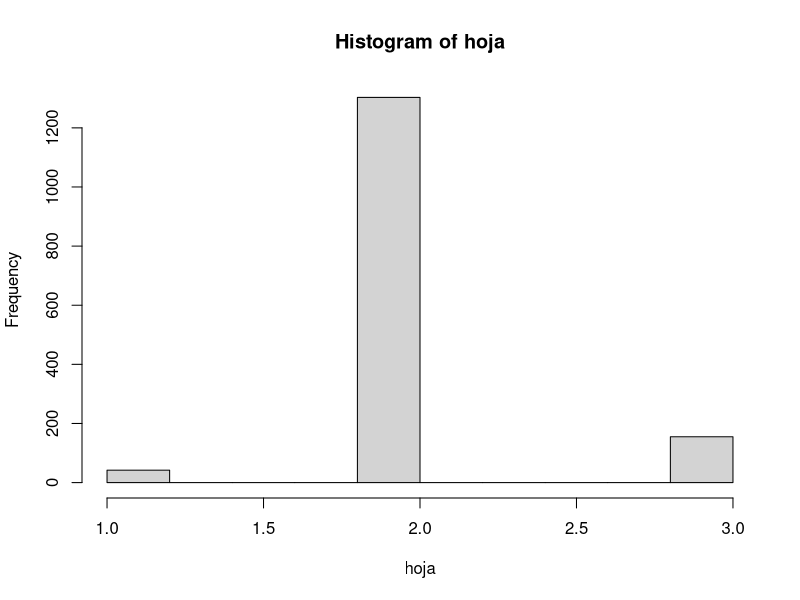
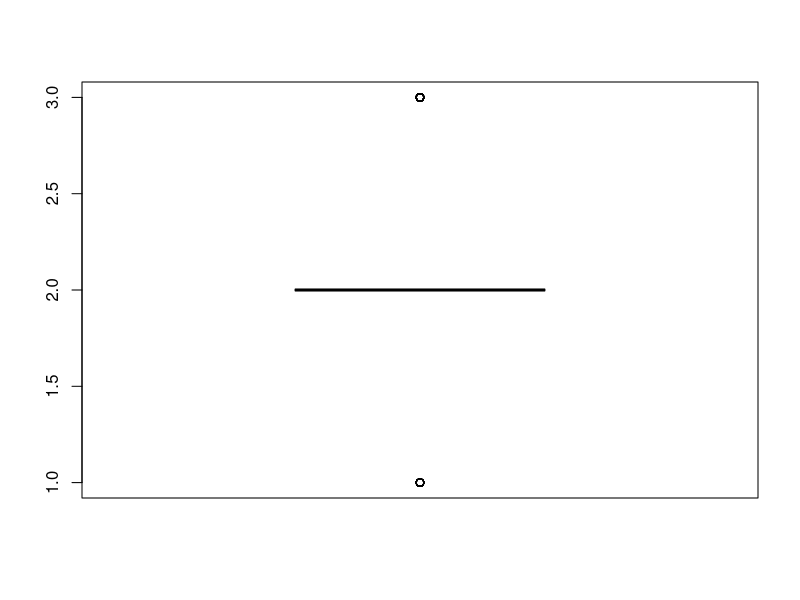
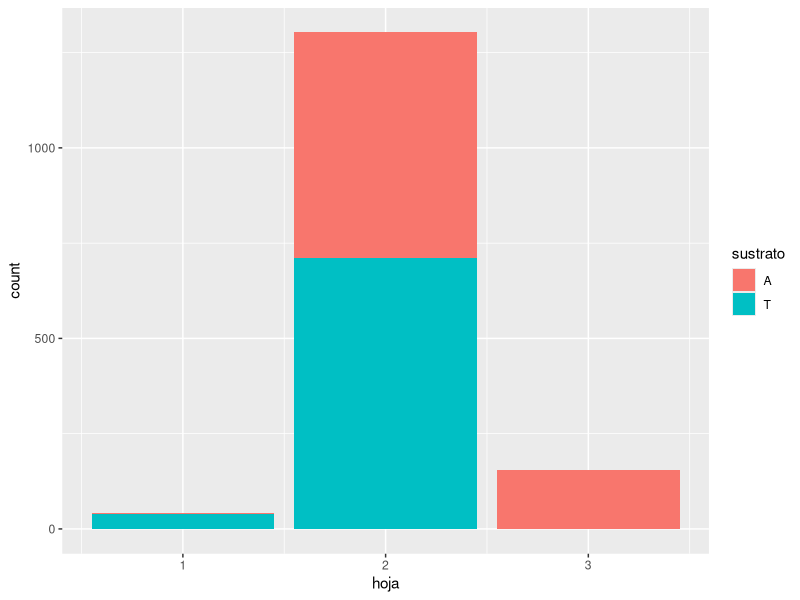

These charts were generated, in order, by the following R code: (Note: this script raises an error after producing the figures.)
library(readxl)
library(readr)
datos<- "~/datasets/Datos1.csv"
datos1 <- read_csv("Datos1.csv")
head(datos1)
library(ggplot2)
library(dplyr)
?"$"

hoja <- datos1$hojas
riego <- datos1$riego
sustrato <- datos1$sustrato
min(hoja)
max(hoja)
mean(hoja) #media de hojas = 2.48
sd(hoja) #desviacion estandar de hojas = 1.12
hist(hoja)
boxplot(hoja)
chisq.test(hoja)

#Independencia del sustrato
table(hoja, sustrato)


prop.table(table(hoja, sustrato))

ggplot(data= datos1, aes(x= hoja, fill= sustrato)) + 
  geom_bar()
chisq.test(x= hoja, y= sustrato)


#Independecia del riego
table(hoja, riego)


prop.table(table(hoja, riego))

ggplot(data= datos1, aes(x= hojas, fill= Riego)) + 
  geom_bar()
?chisq.test
chisq.test(x= hoja, y= riego)

#Creacion de tablas para la comparacion de medias y varianzas
#Prueba de varianzas

#H0: var_st == var_sa
#Ha: var_st != var_sa
st <- datos1 %>%
  filter(sustrato == "T") %>%
  select(hojas) %>%
  unlist()

sa <- datos1 %>%
  filter(sustrato == "A") %>%
  select(hojas) %>%
  unlist()
?var.test
var.test(x = st, y = sa,
         ratio = 1, 
         alternative = "two.sided",
         conf.level = .95)
#Prueba de dos medias
prueba_t <- t.test(st, sa, var.equal = FALSE)  

print(prueba_t)
#comprobar binomial
n_total <- 300 * 5  # Total de plantas (300 grupos, 5 plantas por grupo)
x_exitos <- sum(hoja == 3)  # Total de plantas con 3 hojas
print(x_exitos/n_total)
# Probabilidad teórica de éxito (aquí debes colocar la probabilidad teórica esperada)
p_teorica <- 0.1  # Ejemplo, reemplaza con la probabilidad teórica real

# Realizar la prueba binomial
prueba_binomial <- binom.test(x = x_exitos, n = 1500, p = 0.1)

# Resultados de la prueba
print(prueba_binomial)
print(prueba_binomial$p.value)
# Interpretar resultados
if (prueba_binomial$p.value < 0.05) {
  cat("Los datos no se ajustan bien a la distribución binomial con la probabilidad teórica.\n")
} else {
  cat("Los datos se ajustan bien a la distribución binomial con la probabilidad teórica.\n")
}
p_teorica <- 0.1  # Ejemplo, ajusta según sea necesario

# Inicializar el dataframe de resultados
resultados <- data.frame(Muestra = integer(), P_Valor = numeric(), Ajuste = character(), stringsAsFactors = FALSE)

# Obtener los valores únicos de "muestra"
grupos <- unique(datos1$muestra)

# Iterar sobre cada grupo
for (grupo in grupos) {
  # Filtrar los datos para el grupo actual
  datos_grupo <- datos1 %>% filter(muestra == grupo)
  
  # Contar el número de éxitos (plantas con 3 hojas)
  x_exitos <- sum(datos_grupo$hojas == 3)
  
  # Realizar la prueba binomial
  prueba_binomial <- binom.test(x = x_exitos, n = 5, p = 0.1)

  resultados <- rbind(resultados, data.frame(
    Muestra = grupo,
    P_Valor = prueba_binomial$p.value,
    Ajuste = ifelse(prueba_binomial$p.value < 0.05, "No ajusta", "Ajusta"),
    stringsAsFactors = FALSE
  ))
}
datos_grupo1 <- datos1 %>% filter(muestra == 1)

# Contar el número de éxitos (plantas con 3 hojas)
x_exitos1 <- sum(datos_grupo1$hojas == 3)
probabilidad_0_exitos <- dbinom(x=0, size = 5, prob = 0.1)
print(probabilidad_0_exitos)
prueba_binomial1 <- binom.test(x = 0, n = 5, p = 0.1)
print(prueba_binomial1)
P_Valor1 = prueba_binomial$p.value
print(P_Valor1)
# Mostrar los resultados
print(resultados)
